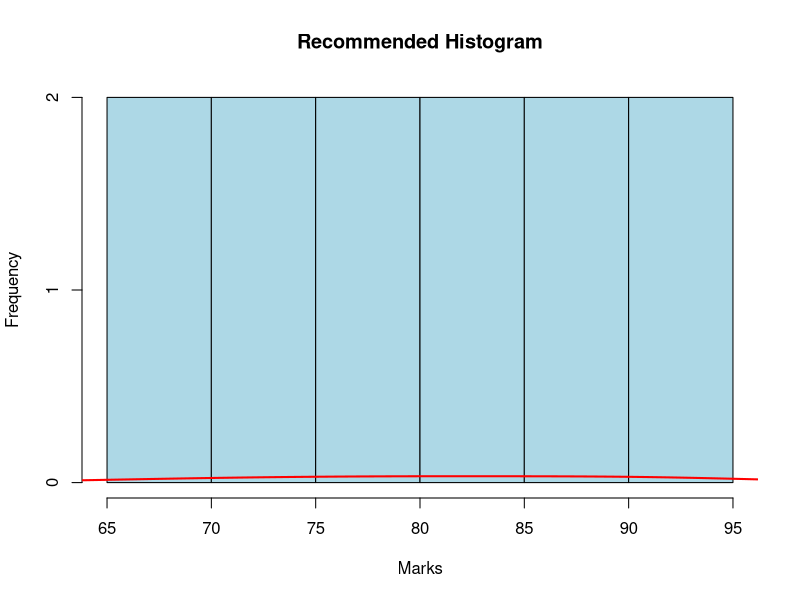

The R script that drew this image:
marks <- c(65, 70, 72, 75, 78, 80, 82, 85, 88, 90, 92, 95)

# Compare histogram bin counts
hist3 <- hist(marks, breaks = 3, plot = FALSE)
hist6 <- hist(marks, breaks = 6, plot = FALSE)
hist12 <- hist(marks, breaks = 12, plot = FALSE)

cat("Counts for 3 breaks:\n")
print(hist3$counts)

cat("Counts for 6 breaks:\n")
print(hist6$counts)

cat("Counts for 12 breaks:\n")
print(hist12$counts)

# Compare bandwidths
default_bw <- bw.nrd0(marks)

cat("Default bandwidth:", default_bw, "\n")
cat("Small bandwidth:", 2, "\n")
cat("Large bandwidth:", 10, "\n")

# Recommended bandwidth and histogram
recommended_bw <- default_bw

hist(marks, breaks = 6,
     main = "Recommended Histogram",
     xlab = "Marks",
     col = "lightblue",
     border = "black")

lines(density(marks, bw = recommended_bw),
      col = "red", lwd = 2)

cat("Recommended histogram: 6 breaks\n")
cat("Recommended bandwidth:", recommended_bw, "\n")
cat("Reason: 3 breaks may hide details, while 12 breaks may create irregular bins.\n")
cat("The default bandwidth provides a balanced density curve.\n")
